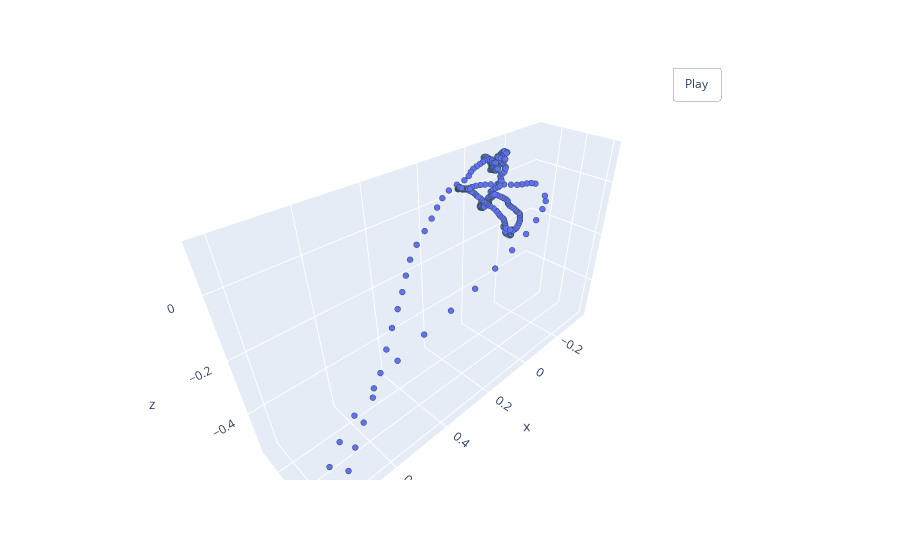

Write notebook code for a chart like this one.
### Markdown cell above
__Пример добавления небольшого шума:__

### Code cell
sampled_point_cloud = RandomNoise(std=0.00)(norm_pointcloud)
pcshow(*sampled_point_cloud.T)

### Figure 1 — Plotly figure (JSON) as saved in the notebook; plotly's stock layout.template omitted (floating-point values rounded to 4 significant figures; data arrays with more than 128 entries replaced by an {"elided": "..."} marker saying what was removed)
{"data": [{"marker": {"line": {"color": "DarkSlateGrey", "width": 2}, "size": 2}, "mode": "markers", "type": "scatter3d", "x": {"elided": "503 float values"}, "y": {"elided": "503 float values"}, "z": {"elided": "503 float values"}}], "layout": {"updatemenus": [{"buttons": [{"args": [null, {"frame": {"duration": 50, "redraw": true}, "fromcurrent": true, "mode": "immediate", "transition": {"duration": 0}}], "label": "Play", "method": "animate"}], "pad": {"r": 10, "t": 45}, "showactive": false, "type": "buttons", "x": 0.8, "xanchor": "left", "y": 1, "yanchor": "bottom"}]}}
